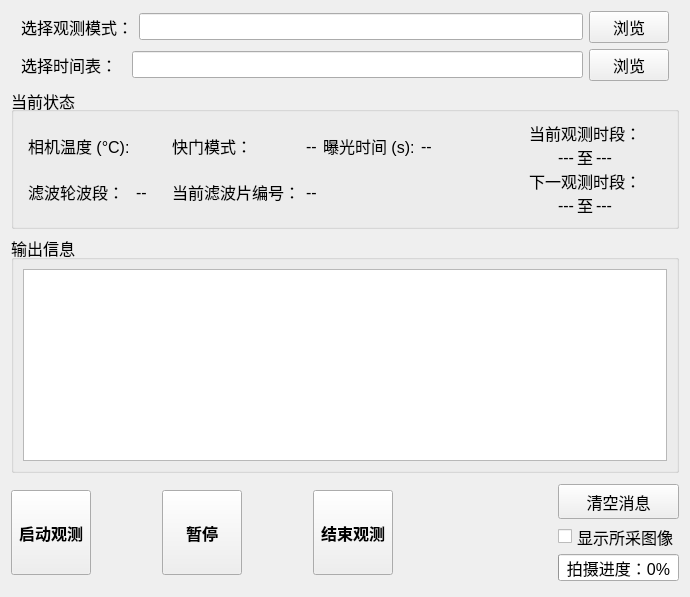
      <widget class="QWidget" name="stackedWidgetPage4">
       <layout class="QVBoxLayout" name="verticalLayout_7">
        <item>
         <layout class="QHBoxLayout" name="horizontalLayout_4">
          <property name="leftMargin">
           <number>10</number>
          </property>
          <property name="rightMargin">
           <number>10</number>
          </property>
          <item>
           <widget class="QLabel" name="label_3">
            <property name="sizePolicy">
             <sizepolicy hsizetype="Preferred" vsizetype="Fixed">
              <horstretch>0</horstretch>
              <verstretch>0</verstretch>
             </sizepolicy>
            </property>
            <property name="font">
             <font>
              <pointsize>12</pointsize>
              <bold>false</bold>
             </font>
            </property>
            <property name="text">
             <string>选择观测模式：</string>
            </property>
           </widget>
          </item>
          <item>
           <widget class="QLineEdit" name="lineEdit_ObserveModeFullPath">
            <property name="font">
             <font>
              <pointsize>12</pointsize>
             </font>
            </property>
            <property name="readOnly">
             <bool>true</bool>
            </property>
           </widget>
          </item>
          <item>
           <widget class="QPushButton" name="btn_SelectObserveMode">
            <property name="font">
             <font>
              <pointsize>12</pointsize>
             </font>
            </property>
            <property name="text">
             <string>浏览</string>
            </property>
           </widget>
          </item>
         </layout>
        </item>
        <item>
         <layout class="QHBoxLayout" name="horizontalLayout_3">
          <property name="leftMargin">
           <number>10</number>
          </property>
          <property name="rightMargin">
           <number>10</number>
          </property>
          <item>
           <widget class="QLabel" name="label_10">
            <property name="font">
             <font>
              <pointsize>12</pointsize>
             </font>
            </property>
            <property name="text">
             <string>选择时间表：  </string>
            </property>
           </widget>
          </item>
          <item>
           <widget class="QLineEdit" name="lineEdit_TimeTableFullPath">
            <property name="font">
             <font>
              <pointsize>12</pointsize>
             </font>
            </property>
            <property name="readOnly">
             <bool>true</bool>
            </property>
           </widget>
          </item>
          <item>
           <widget class="QPushButton" name="btn_SelectTimeTable">
            <property name="font">
             <font>
              <pointsize>12</pointsize>
             </font>
            </property>
            <property name="text">
             <string>浏览</string>
            </property>
           </widget>
          </item>
         </layout>
        </item>
        <item>
         <widget class="QGroupBox" name="groupBox_Link_7">
          <property name="font">
           <font>
            <pointsize>12</pointsize>
           </font>
          </property>
          <property name="title">
           <string>当前状态</string>
          </property>
          <property name="alignment">
           <set>Qt::AlignLeading|Qt::AlignLeft|Qt::AlignVCenter</set>
          </property>
          <layout class="QHBoxLayout" name="horizontalLayout_20" stretch="3,0,2">
           <item>
            <layout class="QGridLayout" name="gridLayout_11" columnstretch="1,1,1,1,1,1">
             <property name="leftMargin">
              <number>5</number>
             </property>
             <property name="topMargin">
              <number>5</number>
             </property>
             <property name="rightMargin">
              <number>5</number>
             </property>
             <property name="bottomMargin">
              <number>5</number>
             </property>
             <item row="0" column="4">
              <widget class="QLabel" name="label_93">
               <property name="sizePolicy">
                <sizepolicy hsizetype="Preferred" vsizetype="Preferred">
                 <horstretch>0</horstretch>
                 <verstretch>0</verstretch>
                </sizepolicy>
               </property>
               <property name="text">
                <string>曝光时间 (s):</string>
               </property>
              </widget>
             </item>
             <item row="0" column="1">
              <layout class="QHBoxLayout" name="horizontalLayout_18">
               <property name="spacing">
                <number>0</number>
               </property>
               <item>
                <widget class="QLCDNumber" name="lcdNumber_SensorTemperature">
                 <property name="sizePolicy">
                  <sizepolicy hsizetype="Preferred" vsizetype="Preferred">
                   <horstretch>1</horstretch>
                   <verstretch>0</verstretch>
                  </sizepolicy>
                 </property>
                 <property name="font">
                  <font>
                   <pointsize>14</pointsize>
                   <bold>true</bold>
                  </font>
                 </property>
                 <property name="layoutDirection">
                  <enum>Qt::LeftToRight</enum>
                 </property>
                 <property name="digitCount">
                  <number>3</number>
                 </property>
                </widget>
               </item>
               <item>
                <spacer name="horizontalSpacer_7">
                 <property name="orientation">
                  <enum>Qt::Horizontal</enum>
                 </property>
                 <property name="sizeType">
                  <enum>QSizePolicy::Minimum</enum>
                 </property>
                 <property name="sizeHint" stdset="0">
                  <size>
                   <width>30</width>
                   <height>20</height>
                  </size>
                 </property>
                </spacer>
               </item>
              </layout>
             </item>
             <item row="0" column="3">
              <widget class="QLabel" name="lab_CurShuttingTimeMode_2">
               <property name="sizePolicy">
                <sizepolicy hsizetype="Preferred" vsizetype="Preferred">
                 <horstretch>1</horstretch>
                 <verstretch>0</verstretch>
                </sizepolicy>
               </property>
               <property name="text">
                <string>--</string>
               </property>
              </widget>
             </item>
             <item row="1" column="0">
              <widget class="QLabel" name="label_7">
               <property name="text">
                <string>滤波轮波段：</string>
               </property>
              </widget>
             </item>
             <item row="1" column="3">
              <widget class="QLabel" name="lab_CurSlotIndex_2">
               <property name="text">
                <string>--</string>
               </property>
              </widget>
             </item>
             <item row="1" column="2">
              <widget class="QLabel" name="label_94">
               <property name="text">
                <string>当前滤波片编号：</string>
               </property>
              </widget>
             </item>
             <item row="0" column="0">
              <widget class="QLabel" name="label_5">
               <property name="sizePolicy">
                <sizepolicy hsizetype="Preferred" vsizetype="Preferred">
                 <horstretch>0</horstretch>
                 <verstretch>0</verstretch>
                </sizepolicy>
               </property>
               <property name="text">
                <string>相机温度 (°C):</string>
               </property>
              </widget>
             </item>
             <item row="1" column="1">
              <widget class="QLabel" name="lab_CurObserveWaveBand">
               <property name="text">
                <string>--</string>
               </property>
               <property name="alignment">
                <set>Qt::AlignLeading|Qt::AlignLeft|Qt::AlignVCenter</set>
               </property>
              </widget>
             </item>
             <item row="0" column="5">
              <widget class="QLabel" name="lab_CurExposureTime_2">
               <property name="sizePolicy">
                <sizepolicy hsizetype="Preferred" vsizetype="Preferred">
                 <horstretch>1</horstretch>
                 <verstretch>0</verstretch>
                </sizepolicy>
               </property>
               <property name="text">
                <string>--</string>
               </property>
              </widget>
             </item>
             <item row="0" column="2">
              <widget class="QLabel" name="label_24">
               <property name="sizePolicy">
                <sizepolicy hsizetype="Preferred" vsizetype="Preferred">
                 <horstretch>0</horstretch>
                 <verstretch>0</verstretch>
                </sizepolicy>
               </property>
               <property name="text">
                <string>快门模式：</string>
               </property>
              </widget>
             </item>
            </layout>
           </item>
           <item>
            <spacer name="horizontalSpacer_8">
             <property name="orientation">
              <enum>Qt::Horizontal</enum>
             </property>
             <property name="sizeHint" stdset="0">
              <size>
               <width>60</width>
               <height>20</height>
              </size>
             </property>
            </spacer>
           </item>
           <item>
            <layout class="QVBoxLayout" name="verticalLayout_14">
             <property name="spacing">
              <number>0</number>
             </property>
             <property name="leftMargin">
              <number>3</number>
             </property>
             <property name="topMargin">
              <number>0</number>
             </property>
             <property name="rightMargin">
              <number>3</number>
             </property>
             <property name="bottomMargin">
              <number>0</number>
             </property>
             <item>
              <widget class="QLabel" name="label_95">
               <property name="sizePolicy">
                <sizepolicy hsizetype="Preferred" vsizetype="Preferred">
                 <horstretch>7</horstretch>
                 <verstretch>0</verstretch>
                </sizepolicy>
               </property>
               <property name="text">
                <string>当前观测时段：</string>
               </property>
               <property name="alignment">
                <set>Qt::AlignCenter</set>
               </property>
              </widget>
             </item>
             <item>
              <layout class="QHBoxLayout" name="horizontalLayout_15" stretch="3,1,3">
               <item>
                <widget class="QLabel" name="lab_CurWorkingPeriodBegin">
                 <property name="sizePolicy">
                  <sizepolicy hsizetype="Preferred" vsizetype="Preferred">
                   <horstretch>7</horstretch>
                   <verstretch>0</verstretch>
                  </sizepolicy>
                 </property>
                 <property name="text">
                  <string>---</string>
                 </property>
                 <property name="alignment">
                  <set>Qt::AlignRight|Qt::AlignTrailing|Qt::AlignVCenter</set>
                 </property>
                </widget>
               </item>
               <item>
                <widget class="QLabel" name="label_98">
                 <property name="sizePolicy">
                  <sizepolicy hsizetype="Preferred" vsizetype="Preferred">
                   <horstretch>7</horstretch>
                   <verstretch>0</verstretch>
                  </sizepolicy>
                 </property>
                 <property name="text">
                  <string>至</string>
                 </property>
                 <property name="alignment">
                  <set>Qt::AlignCenter</set>
                 </property>
                </widget>
               </item>
               <item>
                <widget class="QLabel" name="lab_CurWorkingPeriodEnd">
                 <property name="sizePolicy">
                  <sizepolicy hsizetype="Preferred" vsizetype="Preferred">
                   <horstretch>7</horstretch>
                   <verstretch>0</verstretch>
                  </sizepolicy>
                 </property>
                 <property name="text">
                  <string>---</string>
                 </property>
                 <property name="alignment">
                  <set>Qt::AlignLeading|Qt::AlignLeft|Qt::AlignVCenter</set>
                 </property>
                </widget>
               </item>
              </layout>
             </item>
             <item>
              <widget class="QLabel" name="label_96">
               <property name="sizePolicy">
                <sizepolicy hsizetype="Preferred" vsizetype="Preferred">
                 <horstretch>7</horstretch>
                 <verstretch>0</verstretch>
                </sizepolicy>
               </property>
               <property name="text">
                <string>下一观测时段：</string>
               </property>
               <property name="alignment">
                <set>Qt::AlignCenter</set>
               </property>
              </widget>
             </item>
             <item>
              <layout class="QHBoxLayout" name="horizontalLayout_17" stretch="3,1,3">
               <item>
                <widget class="QLabel" name="lab_NextWorkingPeriodBegin">
                 <property name="sizePolicy">
                  <sizepolicy hsizetype="Preferred" vsizetype="Preferred">
                   <horstretch>7</horstretch>
                   <verstretch>0</verstretch>
                  </sizepolicy>
                 </property>
                 <property name="text">
                  <string>---</string>
                 </property>
                 <property name="alignment">
                  <set>Qt::AlignRight|Qt::AlignTrailing|Qt::AlignVCenter</set>
                 </property>
                </widget>
               </item>
               <item>
                <widget class="QLabel" name="label_99">
                 <property name="sizePolicy">
                  <sizepolicy hsizetype="Preferred" vsizetype="Preferred">
                   <horstretch>7</horstretch>
                   <verstretch>0</verstretch>
                  </sizepolicy>
                 </property>
                 <property name="text">
                  <string>至</string>
                 </property>
                 <property name="alignment">
                  <set>Qt::AlignCenter</set>
                 </property>
                </widget>
               </item>
               <item>
                <widget class="QLabel" name="lab_NextWorkingPeriodEnd">
                 <property name="sizePolicy">
                  <sizepolicy hsizetype="Preferred" vsizetype="Preferred">
                   <horstretch>7</horstretch>
                   <verstretch>0</verstretch>
                  </sizepolicy>
                 </property>
                 <property name="text">
                  <string>---</string>
                 </property>
                 <property name="alignment">
                  <set>Qt::AlignLeading|Qt::AlignLeft|Qt::AlignVCenter</set>
                 </property>
                </widget>
               </item>
              </layout>
             </item>
            </layout>
           </item>
          </layout>
         </widget>
        </item>
        <item>
         <widget class="QGroupBox" name="groupBox">
          <property name="font">
           <font>
            <pointsize>12</pointsize>
           </font>
          </property>
          <property name="title">
           <string>输出信息</string>
          </property>
          <layout class="QVBoxLayout" name="verticalLayout_10">
           <item>
            <widget class="QTextEdit" name="textEdit_MessageOutput">
             <property name="readOnly">
              <bool>true</bool>
             </property>
            </widget>
           </item>
          </layout>
         </widget>
        </item>
        <item>
         <layout class="QHBoxLayout" name="horizontalLayout_10">
          <property name="spacing">
           <number>15</number>
          </property>
          <property name="topMargin">
           <number>5</number>
          </property>
          <property name="bottomMargin">
           <number>5</number>
          </property>
          <item>
           <layout class="QHBoxLayout" name="horizontalLayout_2">
            <property name="topMargin">
             <number>5</number>
            </property>
            <property name="bottomMargin">
             <number>5</number>
            </property>
            <item>
             <widget class="QPushButton" name="btn_StartAutoObserve">
              <property name="sizePolicy">
               <sizepolicy hsizetype="Minimum" vsizetype="Fixed">
                <horstretch>0</horstretch>
                <verstretch>0</verstretch>
               </sizepolicy>
              </property>
              <property name="minimumSize">
               <size>
                <width>0</width>
                <height>85</height>
               </size>
              </property>
              <property name="font">
               <font>
                <pointsize>12</pointsize>
                <bold>true</bold>
               </font>
              </property>
              <property name="styleSheet">
               <string notr="true"/>
              </property>
              <property name="text">
               <string>启动观测</string>
              </property>
             </widget>
            </item>
            <item>
             <spacer name="horizontalSpacer">
              <property name="orientation">
               <enum>Qt::Horizontal</enum>
              </property>
              <property name="sizeHint" stdset="0">
               <size>
                <width>40</width>
                <height>20</height>
               </size>
              </property>
             </spacer>
            </item>
            <item>
             <widget class="QPushButton" name="btn_PauseAutoObserve">
              <property name="sizePolicy">
               <sizepolicy hsizetype="Minimum" vsizetype="Fixed">
                <horstretch>0</horstretch>
                <verstretch>0</verstretch>
               </sizepolicy>
              </property>
              <property name="minimumSize">
               <size>
                <width>0</width>
                <height>85</height>
               </size>
              </property>
              <property name="font">
               <font>
                <pointsize>12</pointsize>
                <bold>true</bold>
               </font>
              </property>
              <property name="styleSheet">
               <string notr="true"/>
              </property>
              <property name="text">
               <string>暂停</string>
              </property>
             </widget>
            </item>
            <item>
             <spacer name="horizontalSpacer_2">
              <property name="orientation">
               <enum>Qt::Horizontal</enum>
              </property>
              <property name="sizeHint" stdset="0">
               <size>
                <width>40</width>
                <height>20</height>
               </size>
              </property>
             </spacer>
            </item>
            <item>
             <widget class="QPushButton" name="btn_TerminateAutoObserve">
              <property name="sizePolicy">
               <sizepolicy hsizetype="Minimum" vsizetype="Fixed">
                <horstretch>0</horstretch>
                <verstretch>0</verstretch>
               </sizepolicy>
              </property>
              <property name="minimumSize">
               <size>
                <width>0</width>
                <height>85</height>
               </size>
              </property>
              <property name="font">
               <font>
                <pointsize>12</pointsize>
                <bold>true</bold>
               </font>
              </property>
              <property name="styleSheet">
               <string notr="true"/>
              </property>
              <property name="text">
               <string>结束观测</string>
              </property>
             </widget>
            </item>
           </layout>
          </item>
          <item>
           <spacer name="horizontalSpacer_3">
            <property name="orientation">
             <enum>Qt::Horizontal</enum>
            </property>
            <property name="sizeType">
             <enum>QSizePolicy::Fixed</enum>
            </property>
            <property name="sizeHint" stdset="0">
             <size>
              <width>150</width>
              <height>20</height>
             </size>
            </property>
           </spacer>
          </item>
          <item>
           <layout class="QVBoxLayout" name="verticalLayout_4">
            <property name="spacing">
             <number>0</number>
            </property>
            <property name="topMargin">
             <number>0</number>
            </property>
            <item>
             <widget class="QPushButton" name="btn_ClearAllMessage">
              <property name="minimumSize">
               <size>
                <width>0</width>
                <height>35</height>
               </size>
              </property>
              <property name="font">
               <font>
                <pointsize>12</pointsize>
               </font>
              </property>
              <property name="text">
               <string>清空消息</string>
              </property>
             </widget>
            </item>
            <item>
             <widget class="QCheckBox" name="checkBox_IfShowLIDW_2">
              <property name="minimumSize">
               <size>
                <width>0</width>
                <height>35</height>
               </size>
              </property>
              <property name="font">
               <font>
                <pointsize>12</pointsize>
               </font>
              </property>
              <property name="text">
               <string>显示所采图像</string>
              </property>
             </widget>
            </item>
            <item>
             <widget class="QProgressBar" name="progressBar_ShootProgress_2">
              <property name="sizePolicy">
               <sizepolicy hsizetype="Minimum" vsizetype="Fixed">
                <horstretch>0</horstretch>
                <verstretch>0</verstretch>
               </sizepolicy>
              </property>
              <property name="font">
               <font>
                <pointsize>12</pointsize>
               </font>
              </property>
              <property name="value">
               <number>0</number>
              </property>
              <property name="alignment">
               <set>Qt::AlignCenter</set>
              </property>
              <property name="format">
               <string>拍摄进度：%p%</string>
              </property>
             </widget>
            </item>
           </layout>
          </item>
         </layout>
        </item>
       </layout>
      </widget>
